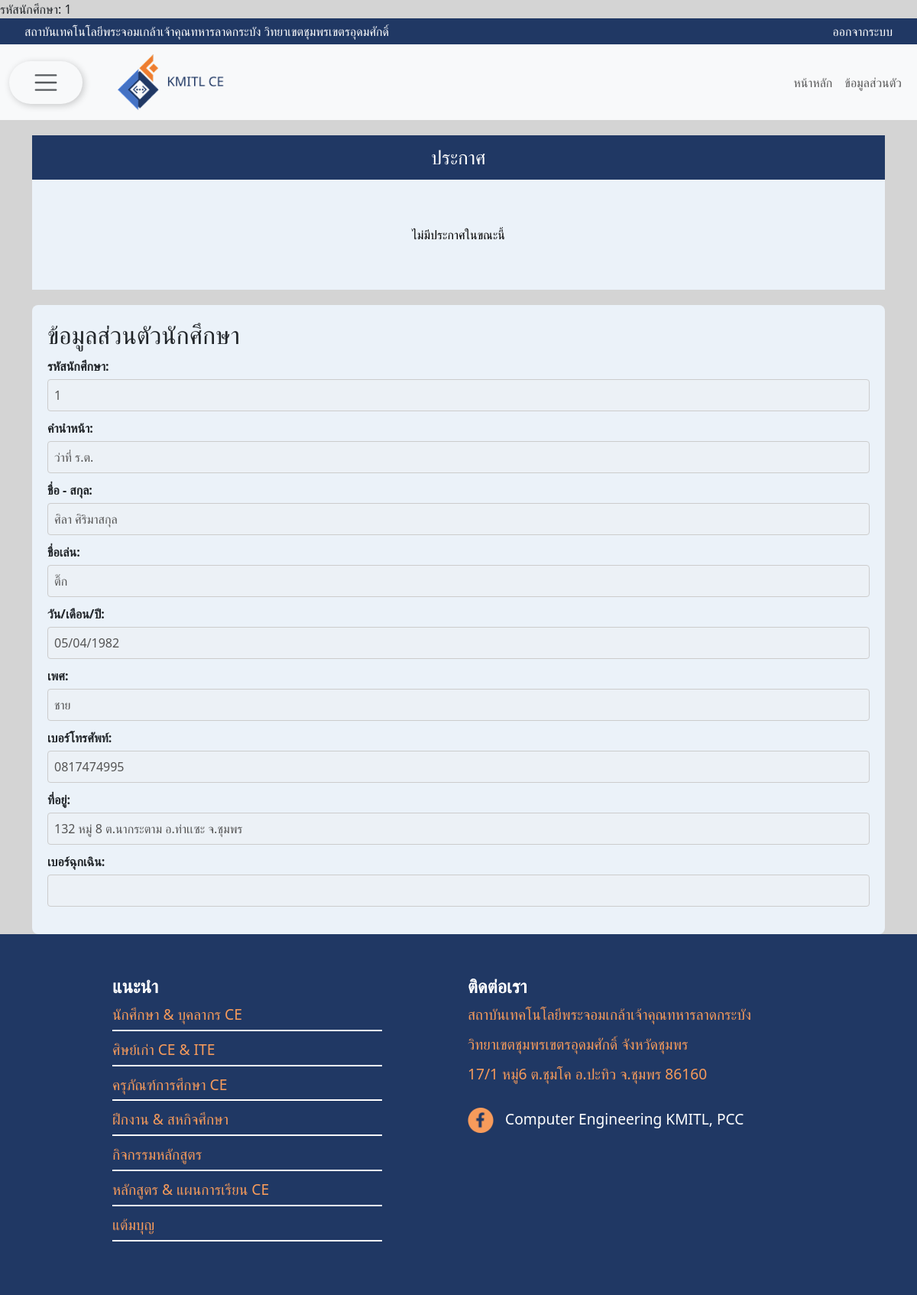
Screenshot of /php/src/profile.php (signed in) with the database file from the repository.
### tables this page shows
CREATE TABLE `user` (
  `email` varchar(50) NOT NULL,
  `id` int(11) NOT NULL,
  `student_id` varchar(10) NOT NULL,
  `title` varchar(30) NOT NULL,
  `full_name` varchar(100) NOT NULL,
  `nickname` varchar(50) DEFAULT NULL,
  `birthdate` date DEFAULT NULL,
  `gender` varchar(10) NOT NULL,
  `address` text,
  `phone` varchar(15) DEFAULT NULL,
  `e_phone` varchar(15) DEFAULT NULL,
  `password` varchar(255) NOT NULL
);

### php/src/profile.php (the view, shortened to what this page needs)
<?php
$conn = new mysqli("db", "root", "123456", "students");
$email = $_SESSION['email'];
$query = "SELECT * FROM user WHERE email = '$email'";
$result = $conn->query($query);
if ($result->num_rows > 0) {
    $row = $result->fetch_assoc();
    echo "รหัสนักศึกษา: " . $row['student_id'];
} else {
    echo "ไม่พบข้อมูลผู้ใช้";
}
?>
<!DOCTYPE html>
<html lang="en">
<head>
    <link href="https://cdn.jsdelivr.net/npm/bootstrap@5.3.3/dist/css/bootstrap.min.css" rel="stylesheet"
>
    <link rel="stylesheet" href="profile.css">
</head>
<body>
    <nav class="navbar1">
        <div class="container-fluid d-flex justify-content-between">
            <a class="navbar-brand">สถาบันเทคโนโลยีพระจอมเกล้าเจ้าคุณทหารลาดกระบัง วิทยาเขตชุมพรเขตรอุดมศักดิ์</a>
            <a class="navbar-brand ms-auto" href="logout.php">ออกจากระบบ</a>
        </div>
    </nav>
    <nav class="navbar navbar-expand-lg navbar-light bg-light">
        <div class="container-fluid">
            <div class="dropdown">
                <button class="btn btn-light" type="button" id="dropdownMenuButton" data-bs-toggle="dropdown" aria-expanded="false">
                    <span class="navbar-toggler-icon"></span>
                </button>
            </div>
            <a class="navbar-brand ms-3" href="home.php">
                <img src="assets/images/l.png" alt="Logo" style="width: 190px; height: auto;">
            </a>
            <div class="collapse navbar-collapse justify-content-end" id="navbarNav">
                <ul class="navbar-nav">
                    <li class="nav-item">
                        <a class="nav-link" href="home.php">หน้าหลัก</a>
                    </li>
                    <li class="nav-item">
                        <a class="nav-link" href="profile.php">ข้อมูลส่วนตัว</a>
                    </li>
                </ul>
            </div>
        </div>
    </nav>
    <div class="container">
        <div class="announcement">
            <button class="announcement-header">ประกาศ</button>
            <div class="announcement-content">ไม่มีประกาศในขณะนี้</div>
        </div>
        <div class="info-card">
            <h2>ข้อมูลส่วนตัวนักศึกษา</h2>
            <form>
                <label for="studentId">รหัสนักศึกษา:</label>
                <input type="text" id="studentId" name="studentId" value="<?php echo $row['student_id']; ?>" disabled />
                <label for="prefix">คำนำหน้า:</label>
                <input type="text" id="prefix" name="prefix" value="<?php echo $row['title']; ?>" disabled />
                <label for="fullName">ชื่อ - สกุล:</label>
                <input type="text" id="fullName" name="fullName" value="<?php echo $row['full_name']; ?>" disabled />
                <label for="nickname">ชื่อเล่น:</label>
                <input type="text" id="nickname" name="nickname" value="<?php echo $row['nickname']; ?>" disabled />
                <label for="birthdate">วัน/เดือน/ปี:</label>
                <input type="date" id="birthdate" name="birthdate" value="<?php echo $row['birthdate']; ?>" disabled />
                <label for="sex">เพศ:</label>
                <input type="text" id="sex" name="sex" value="<?php echo $row['gender']; ?>" disabled />
                <label for="phone">เบอร์โทรศัพท์:</label>
                <input type="text" id="phone" name="phone" value="<?php echo $row['phone']; ?>" disabled />
                <label for="address">ที่อยู่:</label>
                <input type="text" id="address" name="address" value="<?php echo $row['address']; ?>" disabled />
                <label for="e_phone">เบอร์ฉุกเฉิน:</label>
                <input type="text" id="e_phone" name="e_phone" value="<?php echo $row['e_phone']; ?>" disabled />
            </form>
        </div>
    </div>
    <footer class="footer" style="background-color: #203864;">
        <div class="container p-4">
            <div class="row justify-content-center">
                <div class="col-md-5">
                    <h5 class="text-white" style="font-size: 1.5rem;">แนะนำ</h5>
                    <ul class="list-unstyled">
                        <li><a href="#!" class="text-custom" style="border-bottom: 2px solid white; display: inline-block; width: 80%; padding-bottom: 5px; font-size: 1.2rem;">นักศึกษา & บุคลากร CE</a></li>
                        <li><a href="#!" class="text-custom" style="border-bottom: 2px solid white; display: inline-block; width: 80%; padding-bottom: 5px; font-size: 1.2rem;">ศิษย์เก่า CE & ITE</a></li>
                        <li><a href="#!" class="text-custom" style="border-bottom: 2px solid white; display: inline-block; width: 80%; padding-bottom: 5px; font-size: 1.2rem;">ครุภัณฑ์การศึกษา CE</a></li>
                        <li><a href="#!" class="text-custom" style="border-bottom: 2px solid white; display: inline-block; width: 80%; padding-bottom: 5px; font-size: 1.2rem;">ฝึกงาน & สหกิจศึกษา</a></li>
                        <li><a href="#!" class="text-custom" style="border-bottom: 2px solid white; display: inline-block; width: 80%; padding-bottom: 5px; font-size: 1.2rem;">กิจกรรมหลักสูตร</a></li>
                        <li><a href="#!" class="text-custom" style="border-bottom: 2px solid white; display: inline-block; width: 80%; padding-bottom: 5px; font-size: 1.2rem;">หลักสูตร & แผนการเรียน CE</a></li>
                        <li><a href="#!" class="text-custom" style="border-bottom: 2px solid white; display: inline-block; width: 80%; padding-bottom: 5px; font-size: 1.2rem;">แต้มบุญ</a></li>
                    </ul>
                </div>
                <div class="col-md-5">
                    <h5 class="text-white" style="font-size: 1.5rem;">ติดต่อเรา</h5>
                    <ul class="list-unstyled" style="font-size: 1.2rem;">
                        <li><i class="fas fa-map-marker-alt"></i> สถาบันเทคโนโลยีพระจอมเกล้าเจ้าคุณทหารลาดกระบัง</li>
                        <li><i class="fas fa-map-marker-alt"></i>วิทยาเขตชุมพรเขตรอุดมศักดิ์ จังหวัดชุมพร</li>
                        <li><i class="fas fa-map-marker-alt"></i>17/1 หมู่6 ต.ชุมโค อ.ปะทิว จ.ชุมพร 86160</li>
                        <li class="phone" style="margin-top: 30px;">
                            <img src="assets/images/f.png" alt="Icon"
                                style="width: 34px; height: auto; margin-right: 10px;">
                            <i class="fas fa-phone"></i><a href="https://www.facebook.com/ComEngKMITLPCC">Computer Engineering KMITL, PCC</a>
                        </li>
                    </ul>
                </div>
            </div>
        </div>
    </footer>
</body>
</html>

### php/src/profile.css (style rules this page uses)
.navbar1 { background-color: #203864 !important; padding: 5px 20px; }
.navbar1 .navbar-brand { color: #ffffff !important; font-size: 16px; }
body { background-color: #d4d4d4; }
.btn { margin-left: auto; margin-right: 20px; box-shadow: 2px 2px 10px rgba(0, 0, 0, 0.2); border: none; padding: 10px 30px; border-radius: 30px; font-size: 24px; color: #203864; }
.announcement { text-align: center; margin: 20px 0px; }
.announcement-content { background: #EBF2F9; color: black; padding: 60px; border: none; width: 100%; cursor: pointer; }
.announcement-header { background: #203864; color: white; padding: 10px; border: none; width: 100%; cursor: pointer; font-size: 25px; }
.info-card { background: #EBF2F9; padding: 20px; border-radius: 8px; }
form label { display: block; margin-top: 10px; font-weight: bold; }
form input, form select, form textarea { width: 100%; padding: 8px; margin-top: 5px; border: 1px solid #ccc; border-radius: 4px; }
.footer { padding-top: 30px; padding-bottom: 30px; background-color: #203864; }
.footer h5 { font-size: 1.2rem; font-weight: bold; }
.footer .list-unstyled li { margin-bottom: 10px; }
.footer .list-unstyled a { color: white; text-decoration: none; transition: color 0.3s ease; }
.text-custom { color: #F79B5B !important; }
ul.list-unstyled li { color: #F79B5B; }
ul.list-unstyled li.phone { color: white; }

### rows the page displays
user: student_id "1", studentId "1", prefix "ว่าที่ ร.ต.", fullName "ศิลา ศิริมาสกุล", nickname "ติ๊ก", birthdate "05/04/1982", sex "ชาย", phone "0817474995", address "132 หมู่ 8 ต.นากระตาม อ.ท่าเเซะ จ.ชุมพร"
